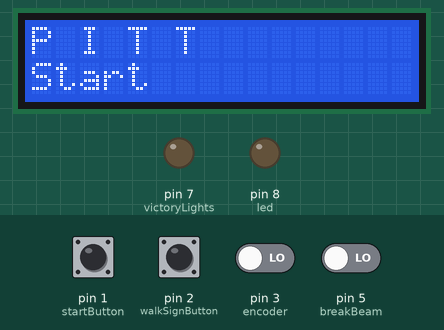
A sketch run on a simulated Arduino Uno, built with avr-gcc and run on an emulated ATmega328P. Parts: 16×2 character LCD, output pins drawn as LEDs (lit = HIGH). The inputs (shaded band) are chosen by the test bench; at power-on: pin 1 (startButton), pin 2 (walkSignButton), pin 3 (encoder), pin 5 (breakBeam) LOW. Storage starts empty; random numbers use the default seed unless the sketch sets one; the audio player accepts every command and is not drawn.

Above: at 8.8 s.
8.9 s: pin 1 (startButton) pulled HIGH for 0.15 s
At 9.4 s:
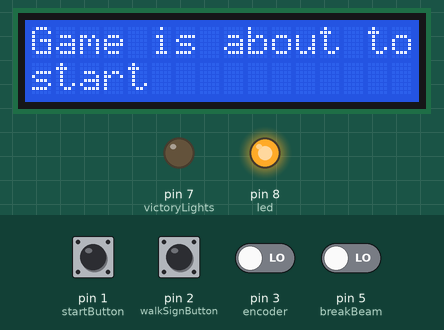
12.0 s: pin 3 (encoder) driven HIGH
At 14.4 s:
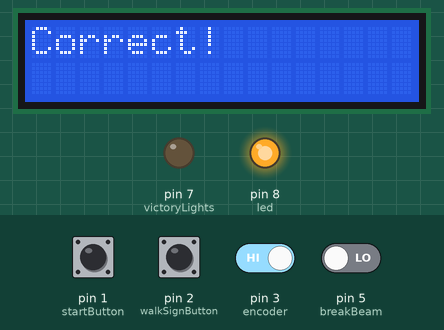
15.0 s: pin 2 (walkSignButton) pulled HIGH for 1 s
At 16.9 s:
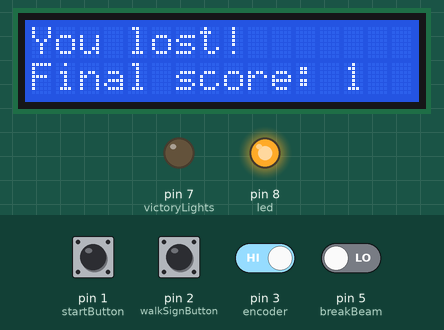
17.5 s: pin 1 (startButton) pulled HIGH for 1 s
At 18.3 s:
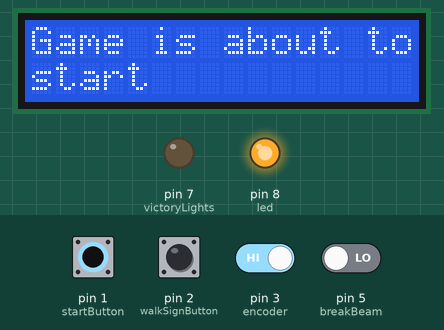
20.0 s: pin 5 (breakBeam) driven HIGH
At 22.7 s:
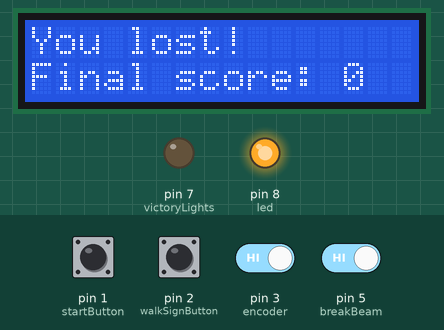
Timing chart, 0 to 24.0 s (numbered marks = the images above; inputs shaded):
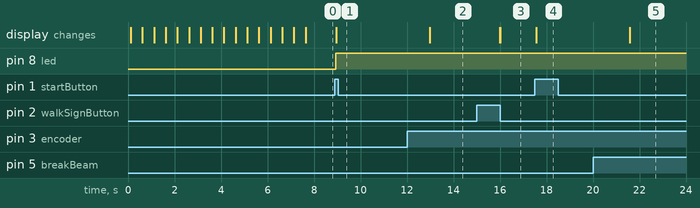

Measured:
- after the input at 8.9 s, pin 8 (led): LOW → HIGH at once; the display: changes after 0.05 s (image 1)
- after the input at 17.5 s, the display: changes after 0.05 s (image 4)

The sketch:

bop-it.ino
```cpp
#include <Wire.h>
#include <LiquidCrystal_I2C.h>
#include "SD.h"
#include "TMRpcm.h"
#include "SPI.h"

#define SD_ChipSelectPin 4
#define encoder 3
#define walkSignButton 2
#define startButton 1
#define breakBeam 5
#define led 8
#define startTime 450000
#define victoryLights 7

unsigned long timerCount = 0; // variable to hold our timer info
unsigned long roundTime = 0;
bool startGame = false;
int encoderState;
int encoderLastState;
int breakBeamLastState;
int completedTwist = 1; // Figure out at what increment is enough for a twist
long randNumber;
int points = 0;
int roundNum = 0;
int inputHit = -1;
char str[] = "P I T T        ";

TMRpcm tmrpcm;
LiquidCrystal_I2C lcd(0x27,16,2);  // set the LCD address to 0x27 for a 16 chars and 2 line display

void setup() {
  randomSeed(analogRead(A3));

  lcd.init();
  lcd.backlight();
  //lcd.autoscroll();

  // Set up encoder
  pinMode(encoder, INPUT);
  // Set up buttons
  pinMode(walkSignButton, INPUT);
  pinMode(startButton, INPUT);
  // Set up breakbeam
  pinMode(breakBeam, INPUT);
  // Set up victory lights
  pinMode(victoryLights, OUTPUT);

  // Set up test led
  pinMode(led, OUTPUT);

  tmrpcm.speakerPin=10;
  if(!SD.begin(SD_ChipSelectPin))
  {
    digitalWrite(led, HIGH);
    return;
  }

  // Play intro song, the victory song
  tmrpcm.loop(1);
  //tmrpcm.play("SC.wav");
  //delay(20000);
  //tmrpcm.play("Penn.wav");
  tmrpcm.play("VS.wav");

  lcd.clear();
  lcd.autoscroll();
  lcd.setCursor(15, 0);
  for (int i = 0; i < strlen(str); i++)
  {
    lcd.print(str[i]);
    delay(500);
  }

  lcd.noAutoscroll();
  lcd.clear();
  lcd.setCursor(0,0);
  lcd.print("P I T T");
  lcd.setCursor(0,1);
  lcd.print("Start");


}

void loop() {

  // Start first round
  if (digitalRead(startButton) == HIGH && !startGame)
  {
    // Stop victory lights if on
    digitalWrite(victoryLights, LOW);

    // Stop intro song
    //tmrpcm.disable();
    tmrpcm.loop(0);

    digitalWrite(led, HIGH);

    // Flag for game currently playing
    startGame = true;
    // Timer variable for round timing
    timerCount = startTime; // around 8 second timer
    roundTime = startTime;

    // Set the last states to be used when comparing
    encoderLastState = digitalRead(encoder);
    breakBeamLastState = digitalRead(breakBeam);

    // Points and round number
    points = 0;
    roundNum = 1;

    // Randomly selects command
    randNumber = random(1,4);

    // Sets up lcd
    lcd.clear();
    lcd.setCursor(0,0);
    lcd.print("Game is about to");
    lcd.setCursor(0,1);
    lcd.print("start");
    delay(4000);

    // Display and play audio for command
    displayCommand(randNumber);
  }

  while (timerCount != 0 && startGame)
  {
    // decrements the counter, delays by a decisecond
    timerCount = timerCount - 1;
    delay(0.5);

    // Checks for any input
    if (walkButtonClicked())
    {
      inputHit = 1;
      break;
    }
    if (breakBroke())
    {
      inputHit = 2;
      break;
    }
    if (twisted())
    {
      inputHit = 3;
      break;
    }
  }

  // Timer ran out, player lost
  if (timerCount == 0 && startGame)
  {
    digitalWrite(led, LOW);
    lcd.clear();
    lcd.setCursor(0,0);
    lcd.print("You lost!");
    lcd.setCursor(0,1);
    lcd.print("Final score: " + String(points));
    startGame = false;

    // Play loosing audio
    //tmrpcm.disable();
    //delay(1000);
    tmrpcm.play("Penn.wav");
  }
  else if (inputHit == randNumber && startGame)// User hit correct input
  {
    lcd.clear();
    lcd.print("Correct!");

    // Play audio for correct input
    playSuccessAudio(inputHit);

    // Can add wait between rounds
    delay(3000);

    points += 1;
    roundNum += 1;
    randNumber = random(1,4);
    roundTime = roundTime * 0.9;
    timerCount = roundTime;

    // Update last states for new round
    encoderLastState = digitalRead(encoder);
    breakBeamLastState = digitalRead(breakBeam);

    if (roundNum == 11)
    {
      lcd.clear();
      lcd.setCursor(0,0);
      lcd.print("You Won!");
      lcd.setCursor(0,1);
      lcd.print("Final Score: " + String(points));
      startGame = false;

      // Turn on victory lights
      digitalWrite(victoryLights, HIGH);

      //Play sweet caroline
      tmrpcm.loop(1);
      tmrpcm.play("SC.wav");
    }
    else
    {
      // New command for user
      displayCommand(randNumber);
    }

  }
  else if (startGame) // User hit wrong input
  {
    lcd.clear();
    lcd.setCursor(0,0);
    lcd.print("You lost!");
    lcd.setCursor(0,1);
    lcd.print("Final score: " + String(points));
    startGame = false;

    // Play loosing audio
    //tmrpcm.stopPlayback();
    tmrpcm.play("Penn.wav");
  }


}

bool walkButtonClicked() {
  if (digitalRead(walkSignButton) == HIGH)
  {
    return true;
  }
  else
  {
    return false;
  }
}

bool breakBroke() {
  if (digitalRead(breakBeam) != breakBeamLastState)
  {
    return true;
  }
  else
  {
    return false;
  }
}

bool twisted() {
  encoderState = digitalRead(encoder);
  if (encoderState != encoderLastState) {
    encoderLastState = encoderState;
    return true;
  }
  else
  {
    encoderLastState = encoderState;
    return false;
  }
}

// Displays and plays audio for new command
void displayCommand(int command)
{
  lcd.clear();
  lcd.setCursor(0,0);
  switch(command) {
    case 1:
        lcd.print("Push Walk Button");
        tmrpcm.play("PushIt.wav");
        break;
    case 2:
        lcd.print("Spin Doors");
        tmrpcm.play("SpinIt.wav");
        break;
    case 3:
        lcd.print("Twist It");
        tmrpcm.play("TwistIt.wav");
        break;
  }
}

void playSuccessAudio(int input)
{
  switch(input) {
    case 1:
        tmrpcm.play("WS.wav");
        break;
    case 2:
        tmrpcm.play("EC.wav");
        break;
    case 3:
        tmrpcm.play("Panthers.wav");
        break;
  }
}
```
